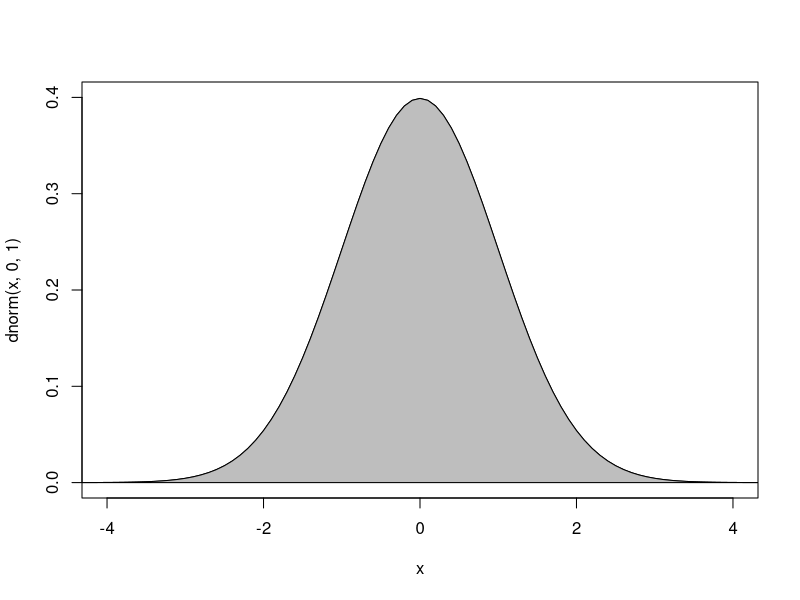

Source code (R):
x=seq(-5,5,0.1)
plot(x,dnorm(x,0,1),type = 'l',xlim=c(-4,4),ylim=c(0,0.4))
polygon(c(-4, x, 4), c(0,dnorm(x,0,1),0), col='gray')
